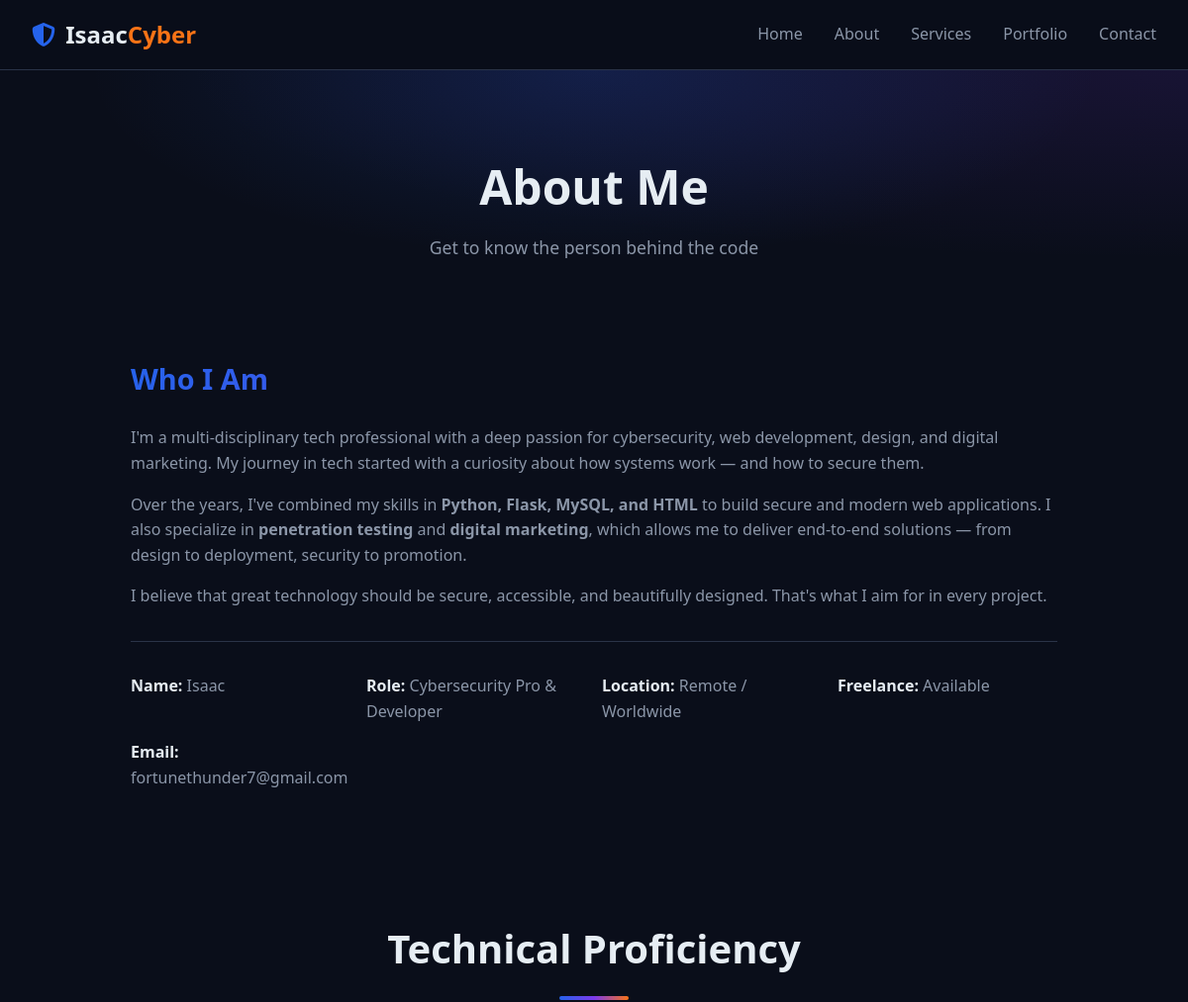
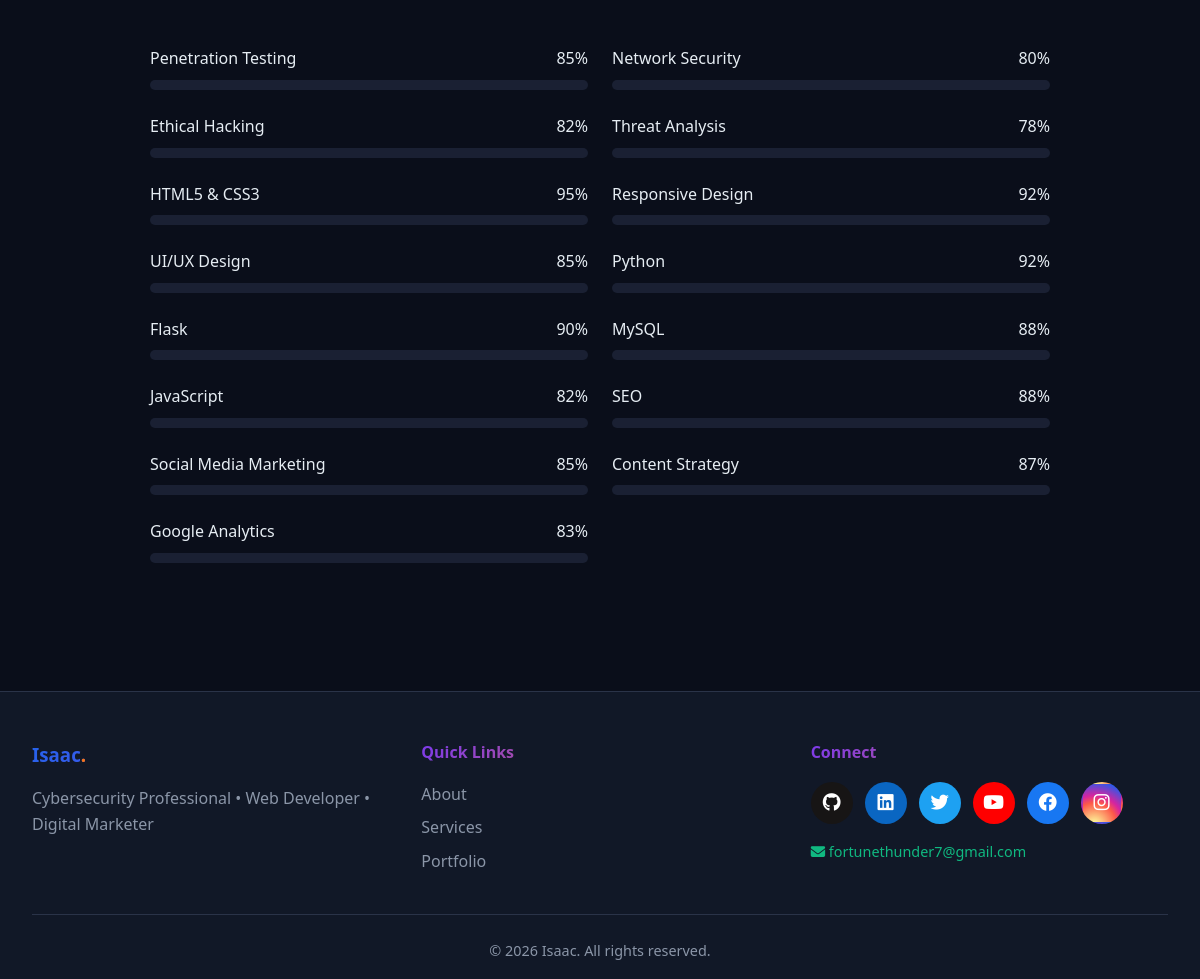
/about, run on the app's committed database (2 pictures, top to bottom).
### app.py (models this page shows, shortened)
class Skill(db.Model):
    id = db.Column(db.Integer, primary_key=True)
    name = db.Column(db.String(100), nullable=False)
    percentage = db.Column(db.Integer, default=80)
    category = db.Column(db.String(50))

### app.py (the view)
@app.route('/about')
def about():
    skills = Skill.query.all()
    return render_template('about.html', skills=skills)

### templates/about.html (shortened to what this page needs)
{% extends 'base.html' %}
{% block content %}
<section class="page-header">
    <h1>About Me</h1>
    <p>Get to know the person behind the code</p>
</section>
<section class="about-content">
    <div class="about-grid">
        <div class="about-text">
            <h2>Who I Am</h2>
            <p>
                I'm a multi-disciplinary tech professional with a deep passion for
                cybersecurity, web development, design, and digital marketing. My journey
                in tech started with a curiosity about how systems work — and how to
                secure them.
            </p>
            <p>
                Over the years, I've combined my skills in <strong>Python, Flask, MySQL,
                and HTML</strong> to build secure and modern web applications. I also
                specialize in <strong>penetration testing</strong> and <strong>digital
                marketing</strong>, which allows me to deliver end-to-end solutions —
                from design to deployment, security to promotion.
            </p>
            <p>
                I believe that great technology should be secure, accessible, and
                beautifully designed. That's what I aim for in every project.
            </p>
            <div class="info-grid">
                <div><strong>Name:</strong> Isaac</div>
                <div><strong>Role:</strong> Cybersecurity Pro & Developer</div>
                <div><strong>Location:</strong> Remote / Worldwide</div>
                <div><strong>Freelance:</strong> Available</div>
                <div><strong>Email:</strong> fortunethunder7@gmail.com</div>
            </div>
        </div>
    </div>
</section>
<section class="skills-section">
    <h2 class="section-title">Technical Proficiency</h2>
    <div class="skills-grid">
        {% for skill in skills %}
        <div class="skill">
            <div class="skill-info">
                <span>{{ skill.name }}</span>
                <span>{{ skill.percentage }}%</span>
            </div>
            <div class="skill-bar">
            </div>
        </div>
        {% endfor %}
    </div>
</section>
{% endblock %}

### static/css/style.css (style rules this page uses)
:root { --primary: #2563eb; --primary-dark: #1d4ed8; --purple: #7c3aed; --orange: #f97316; --green: #10b981; --dark: #0a0e1a; --dark-2: #111827; --card: #1a2033; --text: #e6edf3; --text-muted: #8b96a8; --border: #2a3348; }
* { margin: 0; padding: 0; box-sizing: border-box; }
body { font-family: 'Segoe UI', Tahoma, sans-serif; background: var(--dark); color: var(--text); line-height: 1.6; }
section { padding: 4rem 2rem; }
.section-title { text-align: center; font-size: 2.5rem; margin-bottom: 3rem; position: relative; }
.section-title::after { content: ''; display: block; width: 70px; height: 4px; background: linear-gradient(90deg, var(--primary), var(--purple), var(--orange)); margin: 1rem auto 0; border-radius: 2px; }
.skills-grid { max-width: 900px; margin: 0 auto; display: grid; grid-template-columns: repeat(auto-fit, minmax(300px, 1fr)); gap: 1.5rem; }
.skill-info { display: flex; justify-content: space-between; margin-bottom: 0.5rem; font-weight: 500; }
.skill-bar { background: var(--card); height: 10px; border-radius: 5px; overflow: hidden; }
.page-header { text-align: center; padding: 5rem 2rem 2rem; background: radial-gradient(ellipse at top, rgba(37, 99, 235, 0.18), transparent 60%), radial-gradient(ellipse at top right, rgba(124, 58, 237, 0.12), transparent 60%); }
.page-header h1 { font-size: 3rem; margin-bottom: 0.5rem; }
.page-header p { color: var(--text-muted); font-size: 1.1rem; }
.about-content { max-width: 1000px; margin: 0 auto; }
.about-text h2 { background: linear-gradient(135deg, var(--primary), var(--purple)); -webkit-background-clip: text; background-clip: text; color: transparent; margin-bottom: 1.5rem; font-size: 1.8rem; }
.about-text p { margin-bottom: 1rem; color: var(--text-muted); }
.info-grid { display: grid; grid-template-columns: repeat(auto-fit, minmax(220px, 1fr)); gap: 1rem; margin-top: 2rem; padding-top: 2rem; border-top: 1px solid var(--border); }
.info-grid div { color: var(--text-muted); }
.info-grid strong { color: var(--text); }

### data on the page
Skill: name "Penetration Testing", percentage "85"
Skill: name "Network Security", percentage "80"
Skill: name "Ethical Hacking", percentage "82"
Skill: name "Threat Analysis", percentage "78"
Skill: name "HTML5 & CSS3", percentage "95"
Skill: name "Responsive Design", percentage "92"
Skill: name "UI/UX Design", percentage "85"
Skill: name "Python", percentage "92"
Skill: name "Flask", percentage "90"
Skill: name "MySQL", percentage "88"
Skill: name "JavaScript", percentage "82"
Skill: name "SEO", percentage "88"
Skill: name "Social Media Marketing", percentage "85"
Skill: name "Content Strategy", percentage "87"
Skill: name "Google Analytics", percentage "83"
